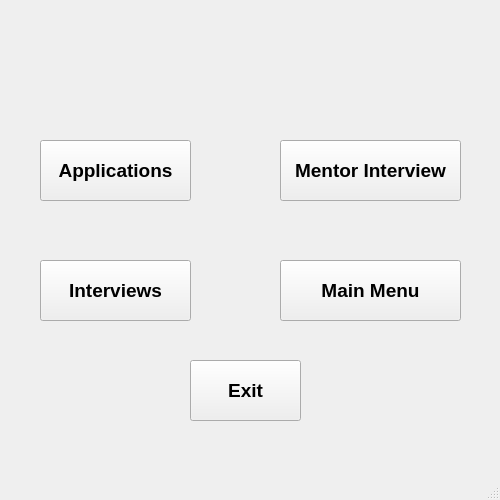
<?xml version="1.0" encoding="UTF-8"?>
<ui version="4.0">
 <class>admin_pref_men_MainWindow</class>
 <widget class="QMainWindow" name="admin_pref_men_MainWindow">
  <property name="geometry">
   <rect>
    <x>0</x>
    <y>0</y>
    <width>500</width>
    <height>500</height>
   </rect>
  </property>
  <property name="minimumSize">
   <size>
    <width>500</width>
    <height>500</height>
   </size>
  </property>
  <property name="maximumSize">
   <size>
    <width>500</width>
    <height>500</height>
   </size>
  </property>
  <property name="acceptDrops">
   <bool>false</bool>
  </property>
  <property name="windowTitle">
   <string>                                                          Admin Preference Menu </string>
  </property>
  <property name="layoutDirection">
   <enum>Qt::LeftToRight</enum>
  </property>
  <property name="autoFillBackground">
   <bool>false</bool>
  </property>
  <widget class="QWidget" name="centralwidget">
   <widget class="QFrame" name="admin_preference_menu_frame">
    <property name="geometry">
     <rect>
      <x>-150</x>
      <y>-100</y>
      <width>721</width>
      <height>661</height>
     </rect>
    </property>
    <property name="frameShape">
     <enum>QFrame::StyledPanel</enum>
    </property>
    <property name="frameShadow">
     <enum>QFrame::Raised</enum>
    </property>
    <widget class="QLabel" name="werhere_image_label">
     <property name="geometry">
      <rect>
       <x>170</x>
       <y>110</y>
       <width>481</width>
       <height>101</height>
      </rect>
     </property>
     <property name="text">
      <string/>
     </property>
     <property name="pixmap">
      <pixmap>werhere_image.png</pixmap>
     </property>
    </widget>
    <widget class="QPushButton" name="application_page_pushButton">
     <property name="geometry">
      <rect>
       <x>190</x>
       <y>240</y>
       <width>151</width>
       <height>61</height>
      </rect>
     </property>
     <property name="font">
      <font>
       <pointsize>14</pointsize>
       <bold>true</bold>
      </font>
     </property>
     <property name="styleSheet">
      <string notr="true">QPushButton:hover {

                  background-color: qlineargradient(spread:pad, x1:0, y1:0, x2:0, y2:1, stop:0 rgba(0,157, 255, 255), stop:1 rgba(30, 206, 255, 255));
                  color: rgb(255, 255, 255);
                  }

QPushButton:pressed {
                    background-color: rgb(255, 255, 255);
                    color: rgb(0, 0, 255);
                    }</string>
     </property>
     <property name="text">
      <string>Applications</string>
     </property>
    </widget>
    <widget class="QPushButton" name="mentor_interview_pushButton">
     <property name="geometry">
      <rect>
       <x>430</x>
       <y>240</y>
       <width>181</width>
       <height>61</height>
      </rect>
     </property>
     <property name="font">
      <font>
       <pointsize>14</pointsize>
       <bold>true</bold>
      </font>
     </property>
     <property name="styleSheet">
      <string notr="true">QPushButton:hover {

                  background-color: qlineargradient(spread:pad, x1:0, y1:0, x2:0, y2:1, stop:0 rgba(0,157, 255, 255), stop:1 rgba(30, 206, 255, 255));
                  color: rgb(255, 255, 255);
                  }

QPushButton:pressed {
                    background-color: rgb(255, 255, 255);
                    color: rgb(0, 0, 255);
                    }</string>
     </property>
     <property name="text">
      <string>Mentor Interview</string>
     </property>
    </widget>
    <widget class="QPushButton" name="Exit_pushButton">
     <property name="geometry">
      <rect>
       <x>340</x>
       <y>460</y>
       <width>111</width>
       <height>61</height>
      </rect>
     </property>
     <property name="font">
      <font>
       <pointsize>14</pointsize>
       <bold>true</bold>
      </font>
     </property>
     <property name="styleSheet">
      <string notr="true">QPushButton:hover {

                  background-color: qlineargradient(spread:pad, x1:0, y1:0, x2:0, y2:1, stop:0 rgba(0,157, 255, 255), stop:1 rgba(30, 206, 255, 255));
                  color: rgb(255, 255, 255);
                  }

QPushButton:pressed {
                    background-color: rgb(255, 255, 255);
                    color: rgb(0, 0, 255);
                    }</string>
     </property>
     <property name="text">
      <string>Exit</string>
     </property>
    </widget>
    <widget class="QPushButton" name="interviews_pushButton">
     <property name="geometry">
      <rect>
       <x>190</x>
       <y>360</y>
       <width>151</width>
       <height>61</height>
      </rect>
     </property>
     <property name="font">
      <font>
       <pointsize>14</pointsize>
       <bold>true</bold>
      </font>
     </property>
     <property name="styleSheet">
      <string notr="true">QPushButton:hover {

                  background-color: qlineargradient(spread:pad, x1:0, y1:0, x2:0, y2:1, stop:0 rgba(0,157, 255, 255), stop:1 rgba(30, 206, 255, 255));
                  color: rgb(255, 255, 255);
                  }

QPushButton:pressed {
                    background-color: rgb(255, 255, 255);
                    color: rgb(0, 0, 255);
                    }</string>
     </property>
     <property name="text">
      <string>Interviews</string>
     </property>
    </widget>
    <widget class="QPushButton" name="back_menu_pushButton">
     <property name="geometry">
      <rect>
       <x>430</x>
       <y>360</y>
       <width>181</width>
       <height>61</height>
      </rect>
     </property>
     <property name="font">
      <font>
       <pointsize>14</pointsize>
       <bold>true</bold>
      </font>
     </property>
     <property name="styleSheet">
      <string notr="true">QPushButton:hover {

                  background-color: qlineargradient(spread:pad, x1:0, y1:0, x2:0, y2:1, stop:0 rgba(0,157, 255, 255), stop:1 rgba(30, 206, 255, 255));
                  color: rgb(255, 255, 255);
                  }

QPushButton:pressed {
                    background-color: rgb(255, 255, 255);
                    color: rgb(0, 0, 255);
                    }</string>
     </property>
     <property name="text">
      <string>Main Menu</string>
     </property>
    </widget>
   </widget>
  </widget>
  <widget class="QMenuBar" name="menubar">
   <property name="geometry">
    <rect>
     <x>0</x>
     <y>0</y>
     <width>500</width>
     <height>22</height>
    </rect>
   </property>
  </widget>
  <widget class="QStatusBar" name="statusbar"/>
 </widget>
 <resources/>
 <connections/>
</ui>
